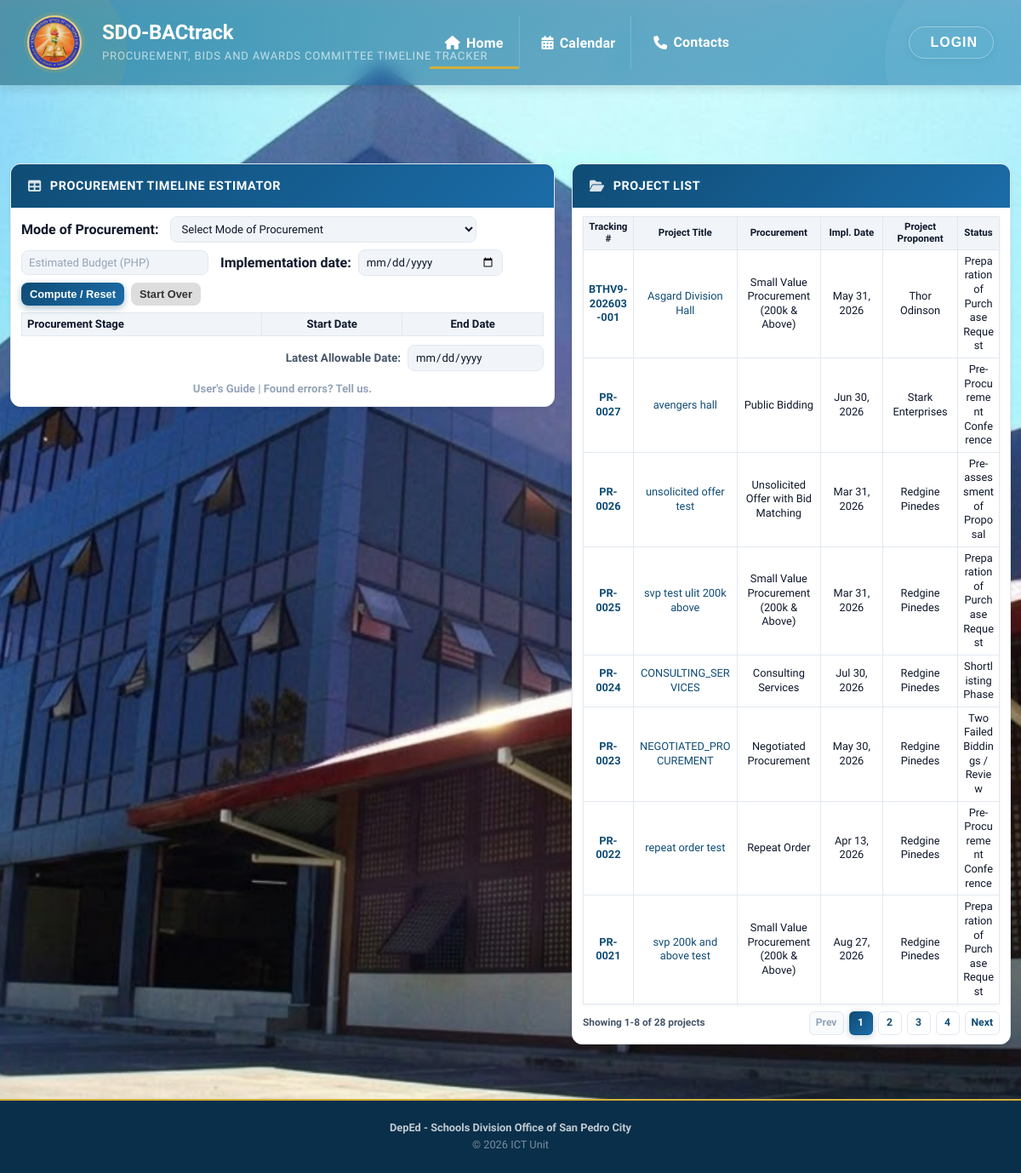
Screenshot of /admin/landing.php with the database file from the repository.
### tables this page shows
CREATE TABLE `projects` (
  `id` int(11) NOT NULL,
  `title` varchar(255) NOT NULL,
  `bactrack_id` varchar(32) DEFAULT NULL,
  `description` text DEFAULT NULL,
  `procurement_type` varchar(50) NOT NULL DEFAULT 'PUBLIC_BIDDING',
  `project_start_date` date DEFAULT NULL,
  `project_owner_name` varchar(255) DEFAULT NULL,
  `created_by` int(11) NOT NULL,
  `approval_status` enum('DRAFT','PENDING_APPROVAL','APPROVED','REJECTED') NOT NULL DEFAULT 'APPROVED',
  `rejection_remarks` text DEFAULT NULL,
  `rejected_by` int(11) DEFAULT NULL,
  `rejected_at` timestamp NULL DEFAULT NULL,
  `created_at` timestamp NOT NULL DEFAULT current_timestamp(),
  `updated_at` timestamp NOT NULL DEFAULT current_timestamp() ON UPDATE current_timestamp()
);

### admin/landing.php (the view, shortened to what the rows shown need)
<!DOCTYPE html>
<html lang="en">
<head>
    <link rel="stylesheet" href="https://cdnjs.cloudflare.com/ajax/libs/font-awesome/6.5.1/css/all.min.css">
    <link href="https://cdn.jsdelivr.net/npm/fullcalendar@6.1.10/index.global.min.css" rel="stylesheet">
</head>
<body>
    <header class="site-header">
        <div class="header-inner">
            <div class="header-text-group">
                <h1><?php echo APP_NAME; ?></h1>
            </div>
        </div>
    </header>
    <main class="main-content">
        <div class="content-wrap">
            <section id="landing-home-panel" class="landing-tab-panel active" role="tabpanel" aria-labelledby="landing-home-tab">
            <div class="top-panels-fullwidth">
            <div class="top-panels">
            <div class="data-card estimator-card">
                <div class="card-body">
                    <table style="width:100%;border-collapse:collapse;">
                        <thead>
                            <tr style="background:var(--bg-secondary);">
                                <th style="padding:5px 6px;border:1px solid var(--border-color);width:46%;text-align:left;">Procurement Stage</th>
                                <th style="padding:5px 6px;border:1px solid var(--border-color);width:27%;">Start Date</th>
                                <th style="padding:5px 6px;border:1px solid var(--border-color);width:27%;">End Date</th>
                            </tr>
                        </thead>
                    </table>
                </div>
            </div>
            <?php
            require_once __DIR__ . '/../models/Project.php';
            $projectModel = new Project();
            $allProjects = $projectModel->getAll([]);
            $projectsPerPage = 8;
            $currentPage = isset($_GET['page']) ? (int) $_GET['page'] : 1;
            $offset = ($currentPage - 1) * $projectsPerPage;
            $projects = array_slice($allProjects, $offset, $projectsPerPage);
            ?>
            <div class="data-card projects-card">
                <div class="card-body">
                <?php if (empty($projects)): ?>
                    <div class="empty-state compact-empty" style="text-align:center;">
                        <div class="empty-icon" style="color:var(--text-muted);"><i class="fas fa-folder-plus"></i></div>
                        <h3>No projects found</h3>
                        <p style="color:var(--text-muted);">No BAC projects have been created yet.</p>
                    </div>
                <?php else: ?>
                    <div class="table-responsive">
                        <table class="data-table projects-table">
                            <colgroup>
                            </colgroup>
                            <thead>
                                <tr>
                                    <th title="Tracking Number">Tracking #</th>
                                    <th title="Project Title">Project Title</th>
                                    <th title="Mode of Procurement">Procurement</th>
                                    <th title="Implementation Date">Impl. Date</th>
                                    <th title="Project Proponent">Project Proponent</th>
                                    <th title="Status">Status</th>
                                </tr>
                            </thead>
                            <tbody>
                                <?php foreach ($projects as $project): ?>
                                <?php
                                    $procTypeKey = $project['procurement_type'] ?? '';
                                    $procTypeLabel = PROCUREMENT_TYPES[$procTypeKey] ?? $procTypeKey;
                                    $rawStatus = !empty($project['timeline_status'])
                                        ? $project['timeline_status']
                                        : ($project['approval_status'] ?? 'APPROVED');
                                    $statusText = (string)$rawStatus;
                                    if (preg_match('/^Step\s+\d+\s*:\s*(.+?)(?:\s*\([A-Z_]+\))?$/i', $statusText, $matches)) {
                                        $statusText = trim($matches[1]);
                                    } elseif (preg_match('/^[A-Z_]+$/', $statusText)) {
                                        $statusText = ucwords(strtolower(str_replace('_', ' ', $statusText)));
                                    }
                                    $implementationDate = !empty($project['project_start_date'])
                                        ? date('M d, Y', strtotime($project['project_start_date']))
                                        : 'Not set';
                                    $projectOwner = !empty($project['creator_name'])
                                        ? $project['creator_name']
                                        : 'Unassigned';
                                ?>
                                <tr class="project-row">
                                    <td class="projects-td-tracking">
                                        <button
                                            type="button"
                                            class="project-open-link tracking-number-link"
                                            onclick="openBacProcessModal(<?php echo (int)$project['id']; ?>, <?php echo htmlspecialchars(json_encode($project['title']), ENT_QUOTES, 'UTF-8'); ?>, <?php echo htmlspecialchars(json_encode($project['description'] ?? ''), ENT_QUOTES, 'UTF-8'); ?>);"
                                            aria-label="Open BAC process for project <?php echo (int)$project['id']; ?>"
                                        >
                                            <?php echo htmlspecialchars($project['bactrack_id'] ?? sprintf('PR-%04d', $project['id'])); ?>
                                        </button>
                                    </td>
                                    <td>
                                        <button
                                            type="button"
                                            class="project-open-link"
                                            onclick="openBacProcessModal(<?php echo (int)$project['id']; ?>, <?php echo htmlspecialchars(json_encode($project['title']), ENT_QUOTES, 'UTF-8'); ?>, <?php echo htmlspecialchars(json_encode($project['description'] ?? ''), ENT_QUOTES, 'UTF-8'); ?>);"
                                        >
                                            <?php echo htmlspecialchars($project['title']); ?>
                                        </button>
                                    </td>
                                    <td><?php echo htmlspecialchars($procTypeLabel); ?></td>
                                    <td><?php echo htmlspecialchars($implementationDate); ?></td>
                                    <td><?php echo htmlspecialchars($projectOwner); ?></td>
                                    <td><?php echo htmlspecialchars($statusText); ?></td>
                                </tr>
                                <?php endforeach; ?>
                            </tbody>
                        </table>
                    </div>
                <?php endif; ?>
                </div>
            </div>
            </div>
            </div>
            </section>
        </div>
    </main>
</body>
</html>

### rows the page displays
projects: bactrack "BTHV9-202603-001", title "Asgard Division Hall", procurement_type "Small Value Procurement (200k & Above)", project_start_date "May 31, 2026", projectOwner "Thor Odinson", statusText "Preparation of Purchase Request"
projects: bactrack+id "PR-0027", title "avengers hall", procurement_type "Public Bidding", project_start_date "Jun 30, 2026", projectOwner "Stark Enterprises", statusText "Pre-Procurement Conference"
projects: bactrack+id "PR-0026", title "unsolicited offer test", procurement_type "Unsolicited Offer with Bid Matching", project_start_date "Mar 31, 2026", projectOwner "Redgine Pinedes", statusText "Pre-assessment of Proposal"
projects: bactrack+id "PR-0025", title "svp test ulit 200k above", procurement_type "Small Value Procurement (200k & Above)", project_start_date "Mar 31, 2026", projectOwner "Redgine Pinedes", statusText "Preparation of Purchase Request"
projects: bactrack+id "PR-0024", title "CONSULTING_SERVICES", procurement_type "Consulting Services", project_start_date "Jul 30, 2026", projectOwner "Redgine Pinedes", statusText "Shortlisting Phase"
projects: bactrack+id "PR-0023", title "NEGOTIATED_PROCUREMENT", procurement_type "Negotiated Procurement", project_start_date "May 30, 2026", projectOwner "Redgine Pinedes", statusText "Two Failed Biddings / Review"
projects: bactrack+id "PR-0022", title "repeat order test", procurement_type "Repeat Order", project_start_date "Apr 13, 2026", projectOwner "Redgine Pinedes", statusText "Pre-Procurement Conference"
projects: bactrack+id "PR-0021", title "svp 200k and above test", procurement_type "Small Value Procurement (200k & Above)", project_start_date "Aug 27, 2026", projectOwner "Redgine Pinedes", statusText "Preparation of Purchase Request"

### other values shown
APP_NAME "SDO-BACtrack"
APP_SUBTITLE "PROCUREMENT, BIDS AND AWARDS COMMITTEE TIMELINE TRACKER"
$startRow "1"
$endRow "8"
$totalProjects "28"
$totalPages "4"
